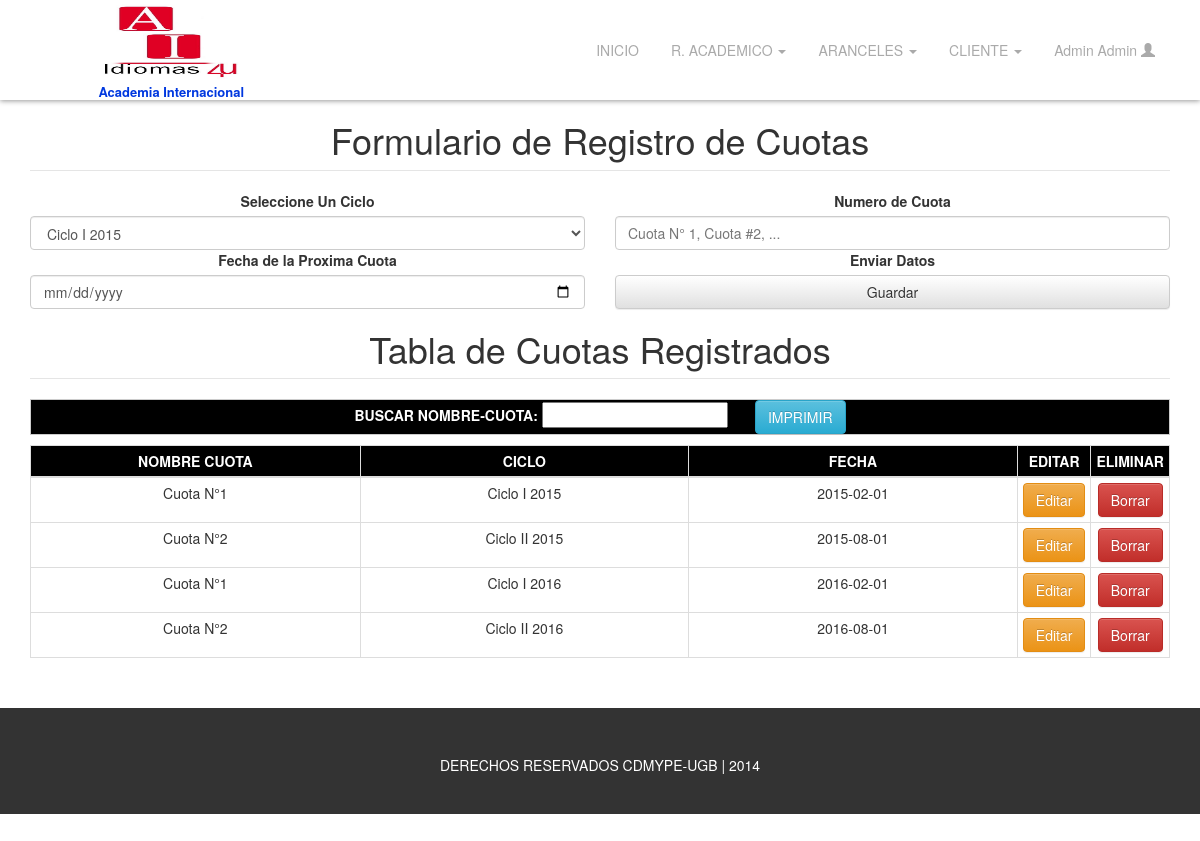
Screenshot of /admin/regcuota/index.php (signed in) with the database file from the repository.
### tables this page shows
CREATE TABLE `usuario` (
  `id_usuario` int(10) NOT NULL,
  `nombre` varchar(50) NOT NULL,
  `apellido` varchar(50) NOT NULL,
  `tipo` enum('admin','user','docente') NOT NULL,
  `username` varchar(50) NOT NULL,
  `password` varchar(50) NOT NULL
);

CREATE TABLE `cuota` (
  `id_cuota` int(10) NOT NULL,
  `fecha` varchar(10) DEFAULT NULL,
  `id_ciclo` int(10) DEFAULT NULL,
  `numero_cuota` varchar(25) DEFAULT NULL
);

CREATE TABLE `ciclo` (
  `id_ciclo` int(10) NOT NULL,
  `nombre_del_ciclo` varchar(15) NOT NULL
);

### admin/php/usuario.php (called while the page is built)
<?php
	include('config/config.php');
	$sql = mysqli_query($link, " select nombre, apellido, username from usuario where username='$username' ");
	$usuario = mysqli_fetch_all($sql, MYSQLI_ASSOC);
?>

### admin/regcuota/busquedaCuota.php (the view, shortened to what this page needs)
<div>
	<form name="frmBusquedaCiclo" id="frmBusquedaCiclo">
		<div class="row">
			<div class="col-xs-12">
				<table align="center" cellpadding="5" id="tblHorario" class="table table-bordered table-condensed">
					<thead>
						<tr>
							<td>Nombre Cuota</td>
							<td>Ciclo</td>
							<td>Fecha</td>
							<td class="hidden-print">Editar</td>
							<td class="hidden-print">Eliminar</td>
						</tr>
					</thead>
					<tbody>
						<?php
							include('../php/config/config.php');
							$cuota = isset($_POST['cuota']) ? $_POST['cuota'] : '' ;
							$sqlc = mysqli_query($link, "select
															cuota.id_cuota,
															cuota.fecha,
															ciclo.id_ciclo,
															ciclo.nombre_del_ciclo,
															cuota.numero_cuota
														from cuota
															inner join ciclo on cuota.id_ciclo=ciclo.id_ciclo
														where numero_cuota like '%$cuota%'") or die(mysqli_error($link));
							while($fila = mysqli_fetch_assoc($sqlc)){
						?>
							<tr id="cuota_<?php echo $fila['id_cuota'] ?>" onClick="modCuota(<?php echo $fila['id_cuota'] ?>)">
								<td width="350" ><?php echo $fila['numero_cuota'] ?></td>
								<td width="350" ><?php echo $fila['nombre_del_ciclo'] ?></td>
								<td width="350" ><?php echo $fila['fecha'] ?></td>
								<td width="50" class="hidden-print"><a href="#" class="btn btn-warning" role="button">Editar</a></td>
								<td width="50" class="hidden-print"><a href="javascript: eliminarCuota(<?php echo $fila['id_cuota'] ?>)" class="btn btn-danger" role="button">Borrar</a></td>
							</tr>
						<?php } ?>
					</tbody>
				</table>
			</div>
		</div>
	</form>
</div>

### admin/inc/header2.inc (shortened to what this page needs)
<header id="main-header">
	<div class="container hidden-print">
		<div class="row">
			<div class="col-xs-5 col-sm-3">
				<h1 id="main-logo">
					<a href="../../admin"><img src="../../img/logo.jpg" alt="Academia Internacional">
						<span>Academia Internacional</span>
					</a>
				</h1>
			</div>
			<div class="col-xs-7 col-sm-9">
				<ul id="main-menu" class="nav nav-pills hidden-xs">
					<li><a href="../index.php">INICIO</a></li>
					<li class="dropdown">
						<a href="#" class="dropdown-toggle" data-toggle="dropdown"> R. ACADEMICO <span class="caret"></span> </a>
					</li>
					<li class="dropdown">
						<a href="#" class="dropdown-toggle" data-toggle="dropdown"> ARANCELES <span class="caret"></span> </a>
					</li>
					<li class="dropdown">
						<a href="#" class="dropdown-toggle" data-toggle="dropdown"> CLIENTE <span class="caret"></span> </a>
					</li>
					<li class="dropdown">
						<a href="#" class="dropdown-toggle" data-toggle="dropdown">
							<?php
								$username = $_SESSION['username'] ;
								include('../php/usuario.php');
								foreach ($usuario as $row ) {
									echo ucwords($row['nombre'].' '.$row['apellido']);
								}
							?>
							<span class="glyphicon glyphicon-user"></span>
						</a>
					</li>
				</ul>
			</div>
		</div>
	</div>
</header>

### admin/css/style.css (style rules this page uses)
html, body { height: 94.30%; margin-top: 0px; font-family: 'Source Sans Pro', 'Helvetica Neue', Helvetica, Arial, sans-serif; background-image: url('../img/textura.jpg'); }
ul { padding: 0px; margin: 0px; list-style-type: none; }
ul li { margin-bottom: 5px; }
#main-header { position: fixed; top: 0; width: 100%; background-color: #fff; z-index: 99; background-color: rgb(255, 255, 255); background-color: rgba(255, 255, 255, 0.95); -ms-filter: "progid:DXImageTransform.Microsoft.gradient(startColorstr=#11000000, endColorstr=#11000000)"; -moz-box-shadow: 0 1px 5px #999; -webkit-box-shadow: 0 1px 5px #999; box-shadow: 0 1px 5px #999; }
#main-logo, #logo { width: 100%; height: 100px; padding: 2px 0 0 20px; margin: 0; background-color: #fff; text-align: center; }
#main-logo >a { font-size: 20px; font-size: 2rem; font-weight: 600; color: #fff; text-decoration: none; }
#main-logo>a>img { height: 80px; width: 140px; margin: 0 auto; margin-bottom: 3px; }
#main-logo>a>span { display: block; color: #0038DF; font-size: 13px; font-size: 1.3rem; }
#main-menu { float:right; margin-top: 30px; }
#main-menu a { color: #aaa; }

### admin/css/bgColor.css (style rules this page uses)
table, .btnp { border:1px solid #CCC; }
table thead, .btnp { background: #000; color: #FFF; text-align:center; text-transform:uppercase; font-weight:bolder; }

### rows the page displays
usuario: nombre+apellido "Admin Admin"
cuota: numero_cuota "Cuota N°1", id_ciclo.nombre_del_ciclo "Ciclo I 2015", fecha "2015-02-01"
cuota: numero_cuota "Cuota N°2", id_ciclo.nombre_del_ciclo "Ciclo II 2015", fecha "2015-08-01"
cuota: numero_cuota "Cuota N°1", id_ciclo.nombre_del_ciclo "Ciclo I 2016", fecha "2016-02-01"
cuota: numero_cuota "Cuota N°2", id_ciclo.nombre_del_ciclo "Ciclo II 2016", fecha "2016-08-01"

### other values shown
form field cbociclo "Ciclo I 2015"
